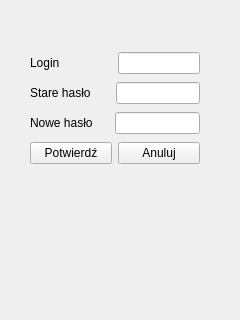
<?xml version="1.0" encoding="UTF-8"?>
<ui version="4.0">
 <class>ChangePassword</class>
 <widget class="QWidget" name="ChangePassword">
  <property name="geometry">
   <rect>
    <x>0</x>
    <y>0</y>
    <width>240</width>
    <height>320</height>
   </rect>
  </property>
  <property name="windowTitle">
   <string>Form</string>
  </property>
  <widget class="QWidget" name="verticalLayoutWidget">
   <property name="geometry">
    <rect>
     <x>30</x>
     <y>50</y>
     <width>170</width>
     <height>120</height>
    </rect>
   </property>
   <layout class="QVBoxLayout" name="verticalLayout">
    <item>
     <layout class="QHBoxLayout" name="horizontalLayout_4">
      <item>
       <widget class="QLabel" name="label">
        <property name="text">
         <string>Login</string>
        </property>
       </widget>
      </item>
      <item>
       <spacer name="horizontalSpacer">
        <property name="orientation">
         <enum>Qt::Horizontal</enum>
        </property>
        <property name="sizeHint" stdset="0">
         <size>
          <width>78</width>
          <height>20</height>
         </size>
        </property>
       </spacer>
      </item>
      <item>
       <widget class="QLineEdit" name="lineEdit"/>
      </item>
     </layout>
    </item>
    <item>
     <layout class="QHBoxLayout" name="horizontalLayout_3">
      <item>
       <widget class="QLabel" name="label_2">
        <property name="text">
         <string>Stare hasło</string>
        </property>
       </widget>
      </item>
      <item>
       <spacer name="horizontalSpacer_2">
        <property name="orientation">
         <enum>Qt::Horizontal</enum>
        </property>
        <property name="sizeHint" stdset="0">
         <size>
          <width>43</width>
          <height>20</height>
         </size>
        </property>
       </spacer>
      </item>
      <item>
       <widget class="QLineEdit" name="lineEdit_2"/>
      </item>
     </layout>
    </item>
    <item>
     <layout class="QHBoxLayout" name="horizontalLayout">
      <item>
       <widget class="QLabel" name="label_3">
        <property name="text">
         <string>Nowe hasło</string>
        </property>
       </widget>
      </item>
      <item>
       <spacer name="horizontalSpacer_3">
        <property name="orientation">
         <enum>Qt::Horizontal</enum>
        </property>
        <property name="sizeHint" stdset="0">
         <size>
          <width>40</width>
          <height>20</height>
         </size>
        </property>
       </spacer>
      </item>
      <item>
       <widget class="QLineEdit" name="lineEdit_3"/>
      </item>
     </layout>
    </item>
    <item>
     <layout class="QHBoxLayout" name="horizontalLayout_2">
      <item>
       <widget class="QPushButton" name="pushButtonAccept">
        <property name="text">
         <string>Potwierdź</string>
        </property>
       </widget>
      </item>
      <item>
       <widget class="QPushButton" name="pushButtonDeny">
        <property name="text">
         <string>Anuluj</string>
        </property>
       </widget>
      </item>
     </layout>
    </item>
   </layout>
  </widget>
 </widget>
 <resources/>
 <connections/>
</ui>
